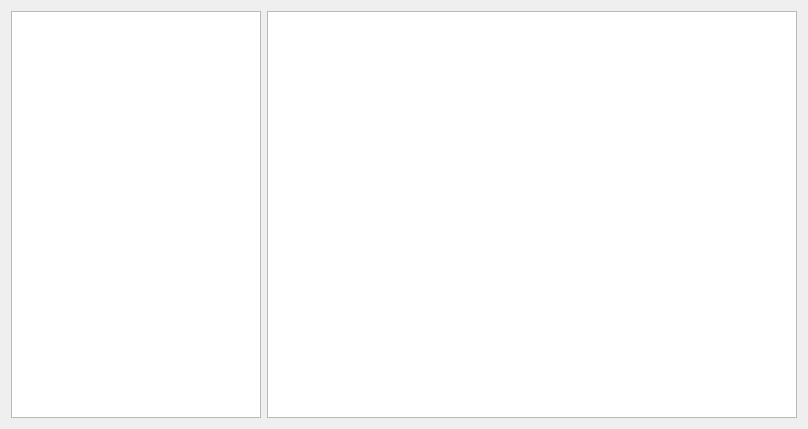
<?xml version="1.0" encoding="UTF-8"?>
<ui version="4.0">
 <class>PresetTabWidget</class>
 <widget class="QWidget" name="PresetTabWidget">
  <property name="geometry">
   <rect>
    <x>0</x>
    <y>0</y>
    <width>808</width>
    <height>429</height>
   </rect>
  </property>
  <property name="windowTitle">
   <string>Form</string>
  </property>
  <layout class="QHBoxLayout" name="horizontalLayout">
   <item>
    <widget class="QListWidget" name="exetensionListWidget">
     <property name="maximumSize">
      <size>
       <width>250</width>
       <height>16777215</height>
      </size>
     </property>
    </widget>
   </item>
   <item>
    <widget class="QListWidget" name="optionsListWidget"/>
   </item>
  </layout>
 </widget>
 <resources/>
 <connections/>
</ui>
